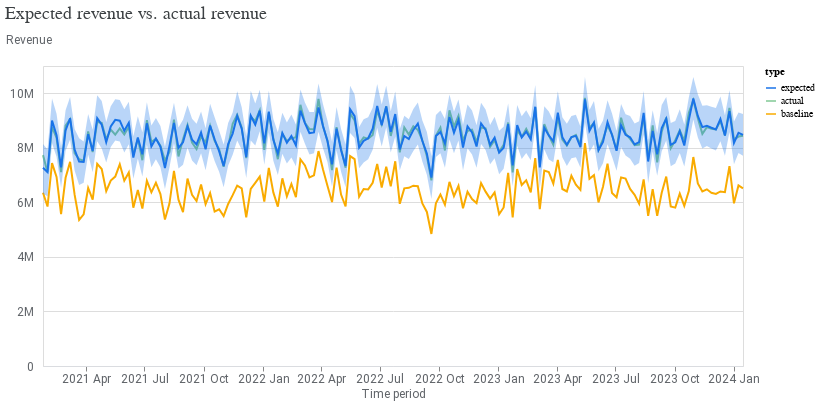

Source (notebook cell):
### Code cell
model_fit = visualizer.ModelFit(mmm)
model_fit.plot_model_fit()

### Figure 1 — Vega-Lite specification as saved in the notebook (floating-point values rounded to 4 significant figures; data arrays with more than 128 entries replaced by an {"elided": "..."} marker saying what was removed)
{"config": {"view": {"continuousWidth": 300, "continuousHeight": 300}, "axis": {"labelColor": "#5F6368", "labelFont": "Roboto", "labelFontSize": 12, "titleColor": "#5F6368", "titleFont": "Roboto", "titleFontSize": 12, "titleFontWeight": "normal"}}, "layer": [{"mark": {"type": "line"}, "encoding": {"color": {"field": "type", "scale": {"domain": ["expected", "actual", "baseline"], "range": ["#1A73E8", "#81C995", "#F9AB00"]}, "type": "nominal"}, "x": {"axis": {"domainColor": "#DADCE0", "format": "%Y %b", "grid": false, "tickCount": 8}, "field": "time", "title": "Time period", "type": "temporal"}, "y": {"axis": {"domain": false, "labelExpr": "replace(format(datum.value, '.3~s'), 'G', 'B')", "labelPadding": 10, "tickCount": 5, "ticks": false, "titleAlign": "left", "titleAngle": 0, "titleY": -20}, "field": "mean", "title": "Revenue", "type": "quantitative"}}}, {"mark": {"type": "area", "opacity": 0.3}, "encoding": {"color": {"field": "type", "legend": null, "scale": {"domain": ["expected"], "range": ["#1A73E8"]}, "type": "nominal"}, "x": {"field": "time", "type": "temporal"}, "y": {"field": "ci_hi", "type": "quantitative"}, "y2": {"field": "ci_lo"}}}], "data": {"name": "data-ad0c500f7038e210755b89ba10e28e66"}, "resolve": {"scale": {"color": "independent"}}, "title": {"text": "Expected revenue vs. actual revenue", "anchor": "start", "color": "#3C4043", "font": "Google Sans Display", "fontSize": 18, "fontWeight": "normal", "offset": 10}, "width": 700, "$schema": "https://vega.github.io/schema/vega-lite/v5.20.1.json", "datasets": {"data-ad0c500f7038e210755b89ba10e28e66": {"elided": "468 records"}}}
